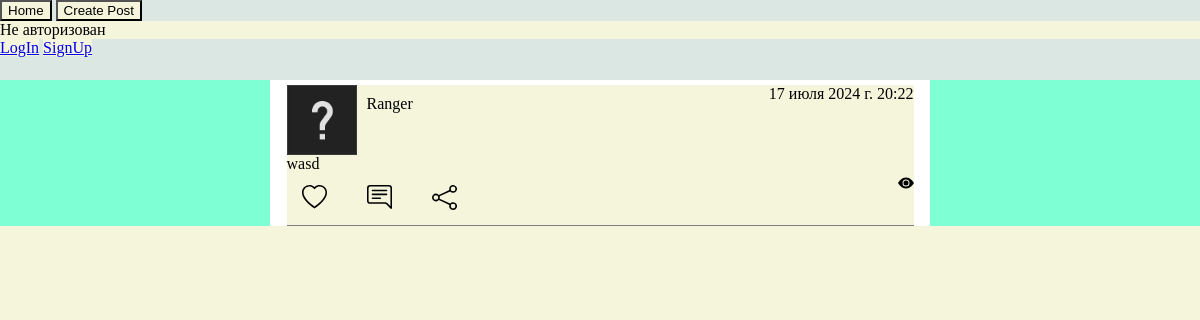
Screenshot of /post/8 with the database file from the repository.
### post/models.py (models this page shows, shortened)
class Post(models.Model):
    author = models.ForeignKey(User, on_delete=models.CASCADE)
    title = models.CharField(max_length=150)
    image = models.ImageField(upload_to="images/post")
    text = models.TextField()
    created_at = models.DateTimeField(auto_now_add=True)
    edited = models.BooleanField(default=False)
    is_visible = models.BooleanField(default=True)

### post/views.py (the view)
# urls.py: path("<int:post_id>", views.post_detail, name="post_detail"),
def post_detail(request, post_id):
    post = Post.objects.get(pk=post_id)
    context = {
        "post": post
    }
    return render(request,"post_detail.html",context)

### templates/post_detail.html (shortened to what this page needs)
{% extends "base.html" %}
{% block content %}
<main>
    <div class="post-card">
        <div class="post-info">
            <div class="author-prof-pic">
                <img src="/static/images/default.jpg" alt="">
            </div>
            <div class="author-name">
                <p>{{post.author}}</p>
            </div>
            <div class="created-at">
                <p>
                    {{post.created_at}}</p>
            </div>
        </div>
        <div class="collapesed-text">
            {{post.text}}
        </div>
        <div class="like-n-share">
            <div class="button-like">
                <img src="/static/images/svg/heart.svg" alt="">
            </div>
            <div class="button-comment">
                <img src="/static/images/svg/chat-right-text.svg" alt="">
            </div>
            <div class="button-share">
                <img src="/static/images/svg/share.svg" alt="">
            </div>
            <div class="num-views">
                <img src="/static/images/svg/eye-fill.svg" alt="">
            </div>
        </div>
    </div>
</main>
{% endblock %}

### static/css/style.css (style rules this page uses)
* { background-color: beige; margin: 0 auto; }
body { background-color: aquamarine; }
main { padding-top: 5px; background-color: white; height: max-content; width: 55%; }
.post-card { width: 95%; height: max-content; border-bottom: 1px gray solid; margin-bottom: 5px; }
.post-card .post-info { height: 70px; display: flex; }
.post-card .post-info .author-prof-pic { height: 70px; width: 70px; flex: 0 auto; overflow:hidden; }
.post-card .post-info .author-prof-pic img { height: 70px; width: 70px; object-fit: cover; }
.post-card .post-info .author-name { height: 70px; flex: 1 auto; }
.post-card .post-info .author-name p { margin: 10px; }
.post-card .collapesed-text { height: 20px; }
.post-card .like-n-share { height: 50px; display: flex; }
.button-like, .button-comment, .button-share { padding-top: 10px; margin-left: 15px; width: 50px; flex: 0 auto; }
.button-like img, .button-comment img, .button-share img { width: 25px; flex: 0 auto; }
.num-views { flex: 1 auto; }
.num-views img { float: right; }

### rows the page displays
Post: author "Ranger", created_at "17 июля 2024 г. 20:22", text "wasd"
